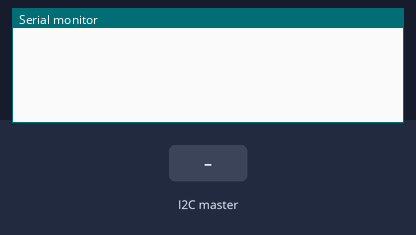
Recording of a sketch running on a simulated ESP32. On the bench: the last lines printed to the serial monitor. Inputs (shaded band) come from the test bench.

Above: at 1.2 s.
1.3 s: the I2C master sends the byte 1
At 1.7 s:
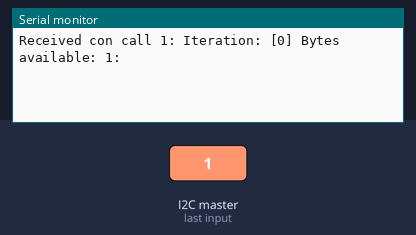
4.3 s: the I2C master sends the byte 0
At 7.4 s:
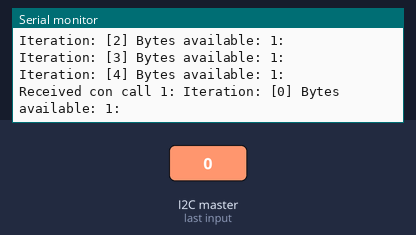
Timing chart, 0 to 8.9 s (numbered marks = the images above; inputs shaded):
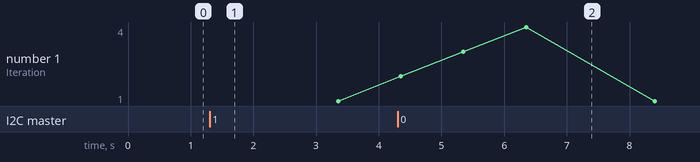

Measured:
- after the input at 1.3 s, the serial monitor: prints a new line after 0.05 s (image 1)

The sketch:

testi2cReceiveHandlerWhenAnotherArrive.ino
```cpp
#include "Wire.h"

#define I2C_DEV_ADDR 0x55


#define START_COMMAND                   0x55 /* binary ->  0101 0101*/
#define END_COMMAND                     0xAA /* binary ->  1010 1010*/

int readUint16data(){
  int bMSB=Wire.read();
  int bLSB=Wire.read();
  int bComposed = (bMSB<<8) + bLSB ; // Reading is in cmm -32,678
  return bComposed;

}
void onReceive(int len){

  /*Receive x,y,z values*/
  Serial.printf("Received con call %d: ", len);

  for (int i=0; i<5;i++){
    delay(1000);
    Serial.printf("Iteration: [%d] Bytes available: %d: ",i, Wire.available());
    Serial.println();
  }
  Serial.println();
}

void setup() {
  Serial.begin(115200);
  Serial.setDebugOutput(true);
  Wire.onReceive(onReceive);
  Wire.begin((uint8_t)I2C_DEV_ADDR);


}
/*Main Loop*/
void loop() {

}
```
